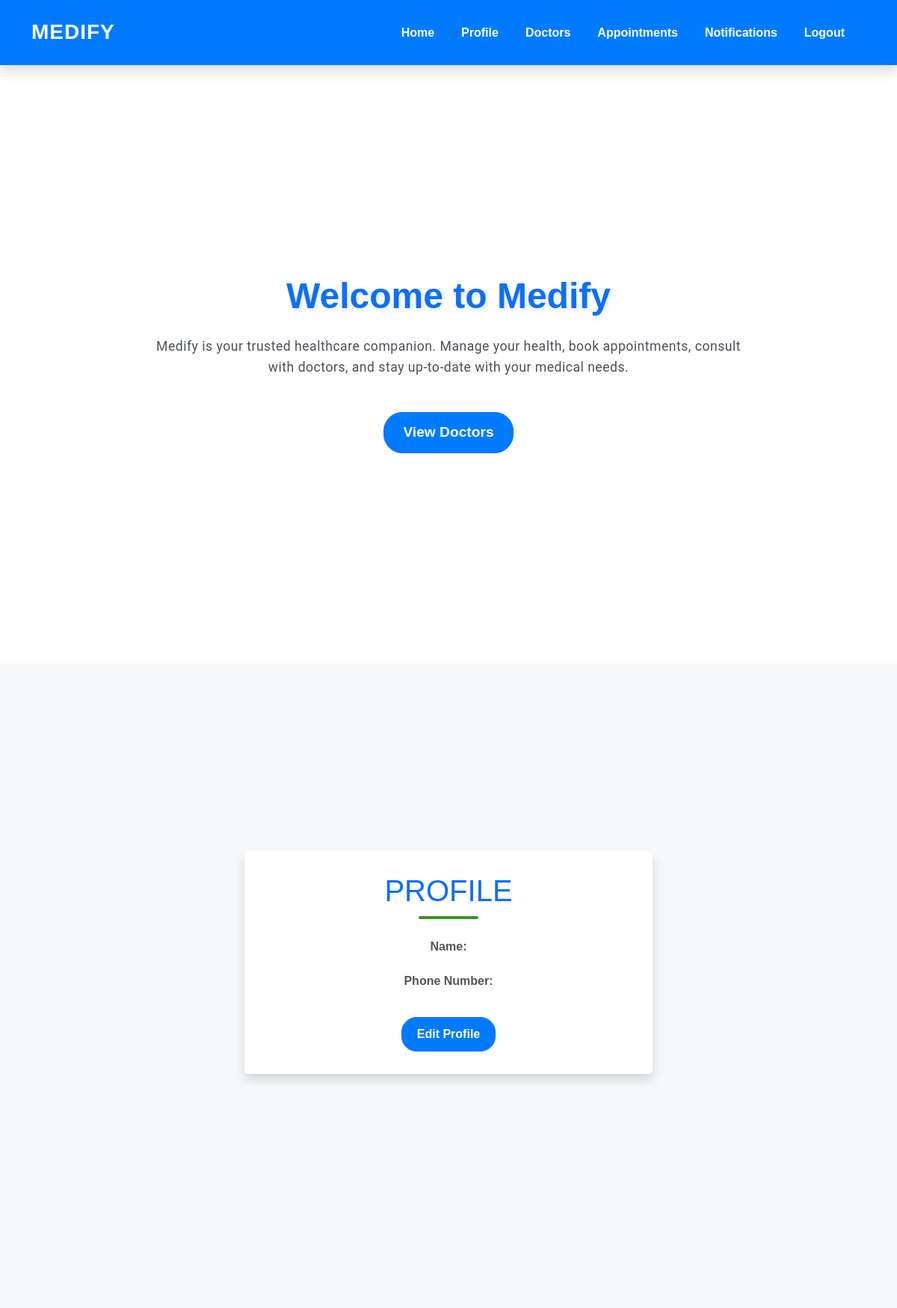
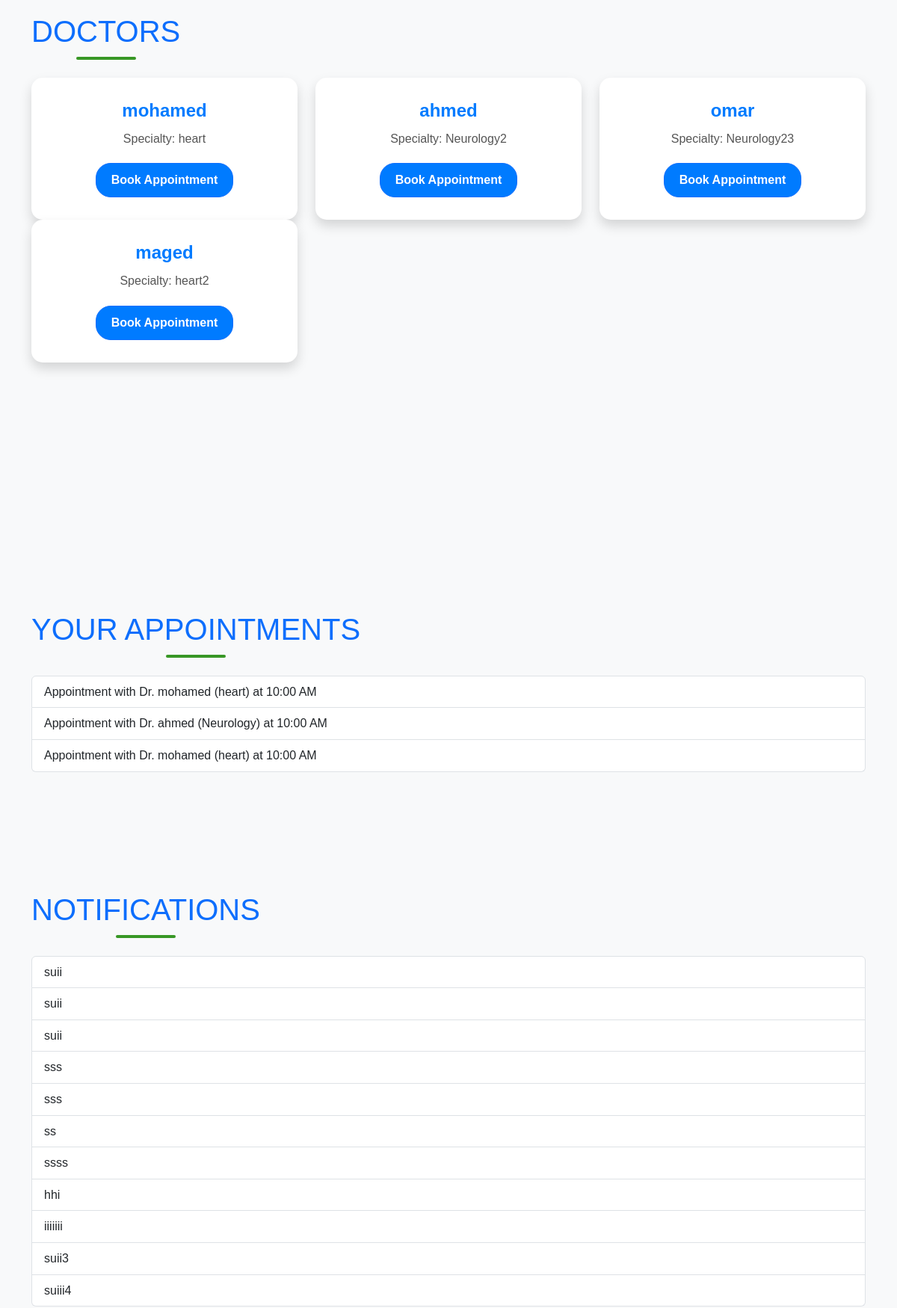
The page /indexuser (signed in, upper part) on the database its author committed (2 pictures, top to bottom).
### tables this page shows
CREATE TABLE doctors (
            id INTEGER PRIMARY KEY AUTOINCREMENT,
            name TEXT NOT NULL,
            specialization TEXT NOT NULL,
            salary REAL NOT NULL
        );

CREATE TABLE appointments (
            id INTEGER PRIMARY KEY AUTOINCREMENT,
            user_email TEXT NOT NULL,
            doctor_name TEXT NOT NULL,
            specialty TEXT NOT NULL,
            time_slot TEXT NOT NULL,
            FOREIGN KEY (user_email) REFERENCES users (email)
        );

CREATE TABLE notifications  (
            id INTEGER PRIMARY KEY AUTOINCREMENT,
            user_email TEXT NOT NULL,
            message TEXT NOT NULL,
            FOREIGN KEY (user_email) REFERENCES users (email)
        );

### app.py (the view)
@app.route('/indexuser')
def index_user():
    if 'user_type' in session and session['user_type'] == 'user':
        user_email = session.get('user_email')
        if not user_email:
            return redirect(url_for('login'))
        with sqlite3.connect("users.db") as conn:
            cursor = conn.cursor()
            cursor.execute("SELECT doctor_name, specialty, time_slot FROM appointments WHERE user_email = ?", (user_email,))
            appointments = cursor.fetchall()
            cursor.execute("SELECT message FROM notifications WHERE user_email = ?", (user_email,))
            notifications = cursor.fetchall()
            cursor.execute("SELECT name, specialization FROM doctors")
            doctors = cursor.fetchall()
        return render_template(
            'indexuser.html',
            appointments=appointments,
            notifications=notifications,
            doctors=doctors
        )
    return redirect(url_for('login'))

### templates/indexuser.html (shortened to what this page needs)
<!DOCTYPE html>
<html lang="en">
<head>
    <link href="https://cdn.jsdelivr.net/npm/bootstrap@5.3.2/dist/css/bootstrap.min.css" rel="stylesheet">
    <link rel="stylesheet" href="../static/css/custom.css">
</head>
<body>
    <nav class="navbar navbar-expand-lg navbar-dark bg-primary shadow">
        <div class="container">
            <a class="navbar-brand fw-bold fs-3" href="#">Medify</a>
            <div class="collapse navbar-collapse" id="navbarNav">
                <ul class="navbar-nav ms-auto">
                    <li class="nav-item"><a class="nav-link" href="#home">Home</a></li>
                    <li class="nav-item"><a class="nav-link" href="#profile">Profile</a></li>
                    <li class="nav-item"><a class="nav-link" href="#doctors">Doctors</a></li>
                    <li class="nav-item"><a class="nav-link" href="#appointments">Appointments</a></li>
                    <li class="nav-item"><a class="nav-link" href="#notifications">Notifications</a></li>
                    <li class="nav-item"><a class="nav-link" href="/logout">Logout</a></li>
                </ul>
            </div>
        </div>
    </nav>
    <section id="home" class="vh-100 d-flex align-items-center bg-light">
        <div class="container text-center">
            <h1 class="text-primary mb-4">Welcome to Medify</h1>
            <p class="lead">
                Medify is your trusted healthcare companion. Manage your health, book appointments, consult with doctors, and stay up-to-date with your medical needs.
            </p>
            <a href="#doctors" class="btn btn-outline-primary mt-3">View Doctors</a>
        </div>
    </section>
    <section id="profile" class="vh-100 d-flex align-items-center bg-light">
        <div class="container">
            <div class="row justify-content-center">
                <div class="col-md-6">
                    <div class="card shadow border-0 rounded">
                        <div class="card-body text-center">
                            <h2 class="text-primary mb-4">Profile</h2>
                            <p><strong>Name:</strong> </p>
                            <p><strong>Phone Number:</strong> </p>
                            <button id="edit-btn" class="btn btn-outline-primary mt-3" onclick="editProfile()">Edit Profile</button>
                        </div>
                    </div>
                </div>
            </div>
        </div>
    </section>
    <section id="doctors" class="vh-100 bg-light">
        <div class="container">
            <h2 class="text-center text-primary mb-4">Doctors</h2>
            <div class="row">
                {% if doctors %} {% for doctor in doctors %}
                <div class="col-md-4">
                    <div class="card shadow border-0">
                        <div class="card-body text-center">
                            <h5>{{ doctor[0] }}</h5>
                            <p>Specialty: {{ doctor[1] }}</p>
                            <button class="btn btn-primary" onclick="bookAppointment('{{ doctor[0] }}', '{{ doctor[1] }}')">Book Appointment</button>
                        </div>
                    </div>
                </div>
                {% endfor %} {% else %}
                <div class="col-12">
                    <p class="text-center">No doctors available at the moment.</p>
                </div>
                {% endif %}
            </div>
        </div>
    </section>
    <section id="appointments">
        <div class="container">
            <h2 class="text-center text-primary mb-4">Your Appointments</h2>
            <ul class="list-group" id="appointments-list">
                {% if appointments %} {% for appointment in appointments %}
                <li class="list-group-item">
                    Appointment with Dr. {{ appointment[0] }} ({{ appointment[1] }}) at {{ appointment[2] }}
                </li>
                {% endfor %} {% else %}
                <li class="list-group-item">No appointments found.</li>
                {% endif %}
            </ul>
        </div>
    </section>
    <section id="notifications" class="vh-100 bg-light">
        <div class="container">
            <h2 class="text-center text-primary mb-4">Notifications</h2>
            <ul id="notification-list" class="list-group">
                {% if notifications %} {% for notification in notifications %}
                <li class="list-group-item">{{ notification[0] }}</li>
                {% endfor %} {% else %}
                <li class="list-group-item">No notifications yet.</li>
                {% endif %}
            </ul>
        </div>
    </section>
</body>
</html>

### static/css/custom.css (style rules this page uses)
body { font-family: 'Poppins', sans-serif; background-color: #f8f9fa; color: #333; line-height: 1.6; margin: 0; padding: 0; overflow-x: hidden; }
.navbar { background-color: #007bff !important; box-shadow: 0 4px 12px rgba(0, 0, 0, 0.2); padding: 1rem 1.5rem; transition: all 0.3s ease-in-out; position: sticky; top: 0; z-index: 1000; }
.navbar-brand { font-size: 2rem; color: #ffffff !important; font-weight: bold; text-transform: uppercase; letter-spacing: 1px; }
.navbar-nav .nav-link { color: #ffffff !important; font-weight: 600; margin-right: 20px; padding: 8px 15px; border-radius: 5px; transition: all 0.3s ease; }
#home { background: linear-gradient(135deg, #ffffff, #ffffff); color: #389725; text-align: center; padding: 100px 20px; }
#home h1 { font-size: 3rem; font-weight: bold; margin-bottom: 20px; text-shadow: 2px 4px 6px rgba(168, 196, 221, 0.3); }
#home p { font-size: 1.1rem; font-family: 'Roboto', sans-serif; font-weight: 400; line-height: 1.6; margin-bottom: 30px; color: #495057; letter-spacing: 0.5px; max-width: 800px; margin-left: auto; margin-right: auto; }
#home .btn { background-color: #007bff; color: #ffffff; font-size: 1.2rem; font-weight: 600; border-radius: 25px; padding: 12px 25px; transition: transform 0.3s ease, background-color 0.3s ease; }
section { padding: 80px 0; animation: fadeIn 0.8s ease-in-out; }
h2 { font-size: 2.5rem; color: #007bff; margin-bottom: 30px; position: relative; display: inline-block; text-transform: uppercase; }
h2::after { content: ""; display: block; width: 80px; height: 4px; background-color: #389725; margin: 10px auto 0; border-radius: 2px; }
.card { border-radius: 15px; box-shadow: 0 8px 20px rgba(0, 0, 0, 0.2); transition: transform 0.3s ease, box-shadow 0.3s ease; }
.card-body { padding: 30px; text-align: center; }
.card-body h5 { font-size: 1.5rem; font-weight: bold; color: #007bff; margin-bottom: 10px; }
.card-body p { font-size: 1rem; color: #555; margin-bottom: 20px; }
.card .btn { background-color: #007bff; color: #ffffff; border-radius: 20px; padding: 10px 20px; font-weight: 600; transition: background-color 0.3s ease, transform 0.3s ease; }

### rows shown on the page
doctors: name "mohamed", specialization "heart"
doctors: name "ahmed", specialization "Neurology2"
doctors: name "omar", specialization "Neurology23"
doctors: name "maged", specialization "heart2"
appointments: doctor_name "mohamed", specialty "heart", time_slot "10:00 AM"
appointments: doctor_name "ahmed", specialty "Neurology", time_slot "10:00 AM"
appointments: doctor_name "mohamed", specialty "heart", time_slot "10:00 AM"
notifications: message "suii"
notifications: message "suii"
notifications: message "suii"
notifications: message "sss"
notifications: message "sss"
notifications: message "ss"
notifications: message "ssss"
notifications: message "hhi"
notifications: message "iiiiiii"
notifications: message "suii3"
notifications: message "suiii4"
